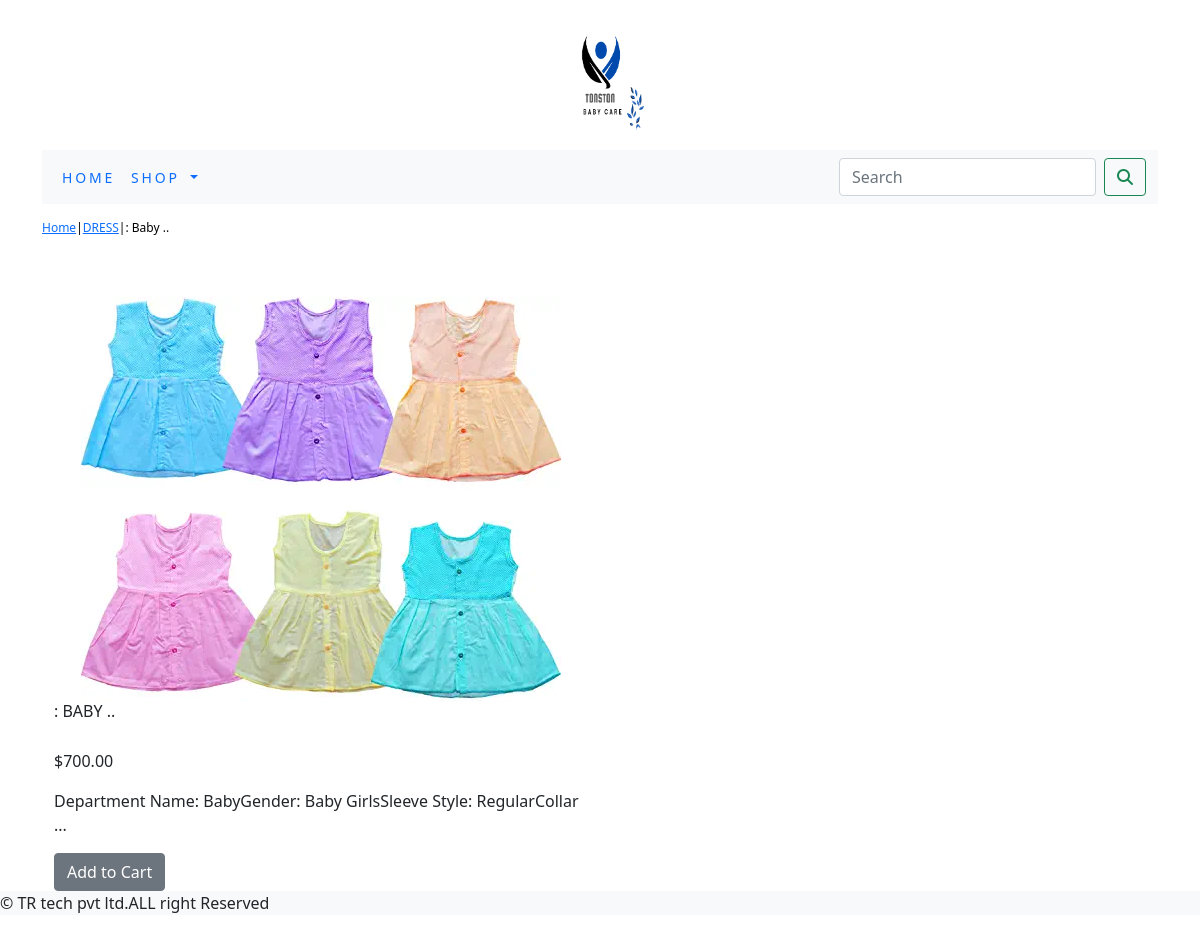
Screenshot of /toy/dress/baby/ with the database file from the repository.
### toyapp/models.py (models this page shows, shortened)
class Product(models.Model):
    name=models.CharField(max_length=250,unique=True)
    slug = models.SlugField(max_length=250, unique=True)
    description = models.TextField(blank=True)
    price=models.DecimalField(max_digits=10,decimal_places=2)
    category=models.ForeignKey(Category,on_delete=models.CASCADE)
    img= models.ImageField(upload_to='product', blank=True)
    stock=models.IntegerField()
    available=models.BooleanField(default=True)
    created=models.DateTimeField(auto_now_add=True)
    updated=models.DateTimeField(auto_now=True)
    class Meta:
        ordering = ('name',)
        verbose_name = 'product',
        verbose_name_plural = 'products'

class Category(models.Model):
    name=models.CharField(max_length=250,unique=True)
    slug=models.SlugField(max_length=250,unique=True)
    description=models.TextField(blank=True)
    img=models.ImageField(upload_to='category', blank=True)
    class Meta:
        ordering=('name',)
        verbose_name='category',
        verbose_name_plural='categories'
    def get_url(self):
        return  reverse('toyapp:products_by_category',args=[self.slug])
    def __str__(self):
            return '{}'.format(self.name)

### toyapp/views.py (the view)
# urls.py: path('<slug:c_slug>/<slug:product_slug>/',views.proDetail,name='productCatdetail'),
def proDetail(request,c_slug,product_slug):
    try:
        product=Product.objects.get(category__slug=c_slug,slug=product_slug)
    except Exception as e:
        raise e
    return render(request,'product.html',{'product':product})

### cart/context_processors.py (called while the page is built)
def counter(request):
    item_count=0
    if 'admin'in request.path:
        return {}
    else:
        try:
            cart=Cart.objects.filter(cart_id=_cart_id(request))
            car_items=CartItem.objects.all().filter(cart=cart[:1])
            for cart_item in car_items:
                item_count += cart_item.quantity
        except Cart.DoesNotExits:
            item_count=0
    return dict(item_count=item_count)

### cart/views.py (called while the page is built)
def _cart_id(request):
    cart=request.session.session_key
    if not cart:
        cart=request.session.create()
    return cart

### toyapp/context_processors.py (called while the page is built)
def menu_links(request):
    links=Category.objects.all()
    return dict(links=links)

### toyapp/templates/product.html (shortened to what this page needs)
{% extends 'base.html' %}
{% load static %}
{% block content %}
<div class="row my_prod_row_class">
    <div class="mx_auto">
        <p> <a href="{% url 'toyapp:allProdcat' %}">Home</a>|<a href="{{product.category.get_url}}">{{product.category}}</a>|{{product.name}}</p>
    </div>
</div>
<div class="container">
<br>
<div class="row">
    <div class="col-12 col-sm-12 col-mc-12 col-lg-6 text-center">
        <div style="min-width:18rem">
            <img src="{{product.img.url}}" alt="{{product.name}}" >
        </div>
    </div>
<div>
     <div class="col-12 col-sm-12 col-mc-12 col-lg-6">
           <div>
            <h1 class="my_prod_title">{{product.name}}</h1>
            <p>${{product.price}}</p>
             <p class="text-justify my_prod_text">{{product.description}}</p>
            {% if product.stock <= 0 %}
            <p class="text-justify my_prod_text"><b>Out of stock</b></p>
            {% else %}
            <a class="btn btn-secondary" href="{% url 'cart:add_cart' product.id %}"> Add to Cart </a>
            {% endif %}
    </div>
</div>
</div>
</div>
</div>
{% endblock %}

### static/css/custom.css (style rules this page uses)
.my_prod_row_class { padding-top:15px; padding-bottom:20px; }
.my_prod_row_class .mx_auto { color:#000; font-size:12px; text-decoration:none; }
.my_prod_title { font-size:16px; text-transform:uppercase; latter-spacing:.2em padding-top:15px; padding-bottom:20px; }
.my_prod_text { padding-right:20px; }

### rows the page displays
Product: category "DRESS", name ": Baby ..", img (picture), name ": BABY ..", price "700.00", description "Department Name: BabyGender: Baby GirlsSleeve Style: RegularCollar ..."
